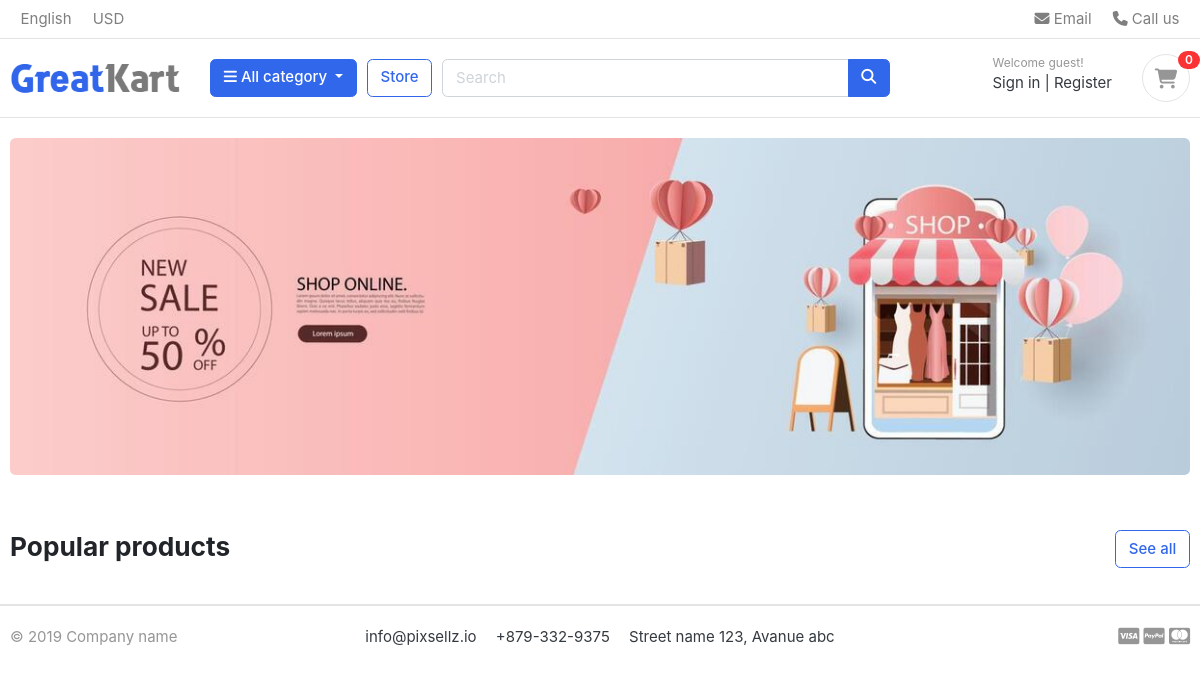
The app's page /, older data.
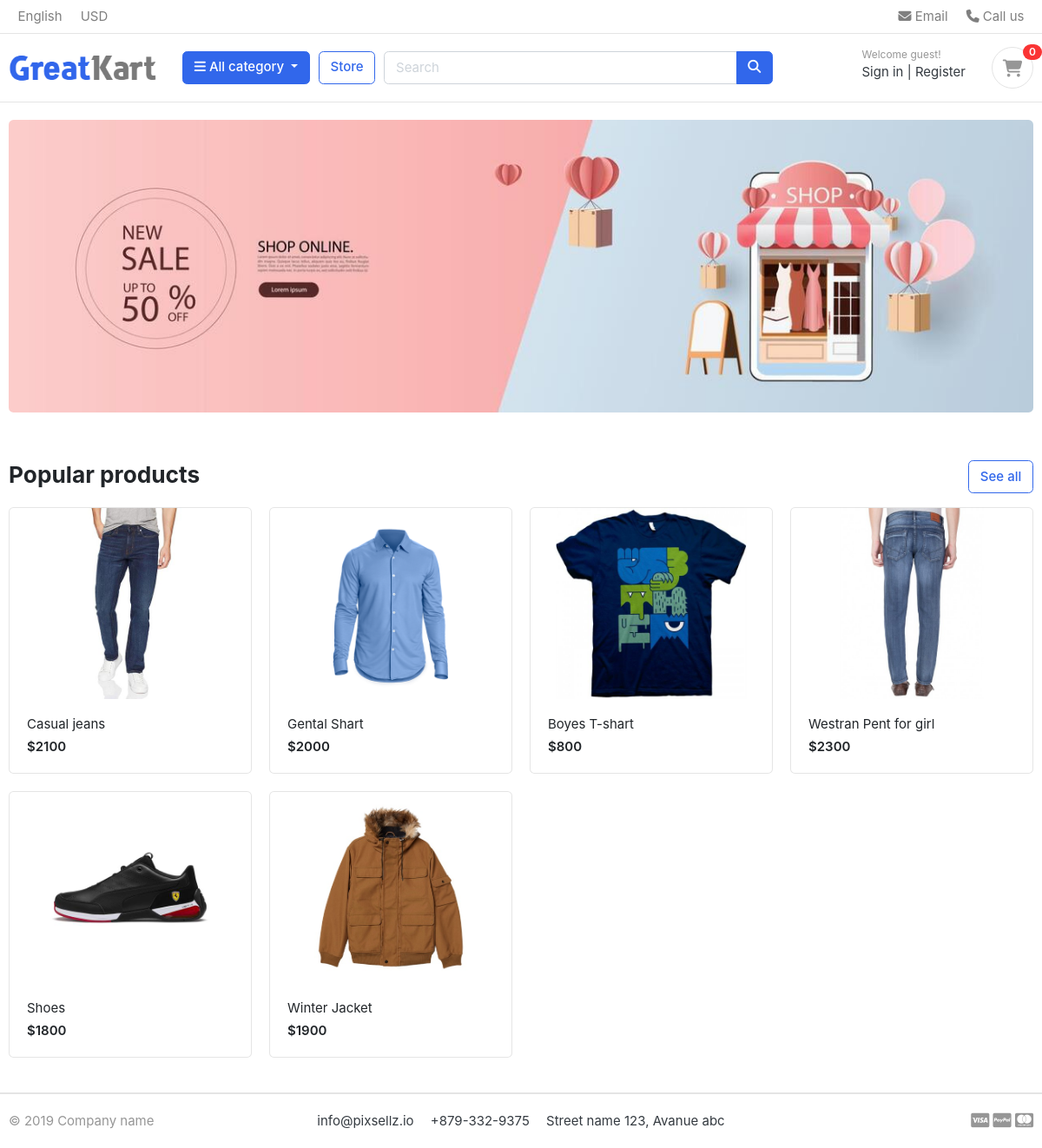
The same page, newer data.
### store/models.py (models this page shows, shortened)
class Product(models.Model):
    product_name=models.CharField(max_length=100,unique=True)
    slug=models.SlugField(max_length=200,unique=True)
    description =models.TextField()
    price=models.IntegerField()
    images=models.ImageField(upload_to='photos/products')
    stock =models.IntegerField()
    is_available =models.BooleanField(default=True)
    category=models.ForeignKey(Category,on_delete=models.CASCADE)
    created_date=models.DateTimeField(auto_now_add=True)
    modifited_date=models.DateTimeField(auto_now=True)
    def get_url(self):
        return reverse('product_detail',args=[self.category.slug , self.slug])

### users/views.py (the view)
# urls.py: 2. Add a URL to urlpatterns:  path('', views.home, name='home')
def home(request):
    products = Product.objects.filter(is_available=True)
    context = {
        'products': products,
    }
    return render(request, 'home.html', context)

### category/context_processore.py (called while the page is built)
def menu_links(request):
    links=Category.objects.all()
    return dict(links=links)

### category/models.py (called while the page is built)
    def get_url(self):
        return reverse('products_by',args=[self.slug])

### templates/home.html
{% extends "base.html" %}
{% load static %}
{% block content %}
<section class="section-intro padding-y-sm">
<div class="container">
<div class="intro-banner-wrap">
	<img src="{% static "images/banners/covers.jpg" %}" class="img-fluid rounded">
</div>
</div>
</section>
<section class="section-name padding-y-sm">
<div class="container">
<header class="section-heading">
	<a href="{% url 'store'%}" class="btn btn-outline-primary float-right">See all</a>
	<h3 class="section-title">Popular products</h3>
</header>
<div class="row">
	{% for product in products %}
	<div class="col-md-3">
		<div class="card card-product-grid">
			<a href="{{product.get_url}}" class="img-wrap"> <img src="{{product.images.url}}"> </a>
			<figcaption class="info-wrap">
				<a href="./product-detail.html" class="title">{{product.product_name}}</a>
				<div class="price mt-1">${{product.price}}</div>
			</figcaption>
		</div>
	</div>
	{% endfor%}
</div>
</div>
</section>
{% endblock %}

### templates/base.html (shortened to what this page needs)
<!DOCTYPE HTML>
<html lang="en">
    {% load static %}
<head>
<link href="{% static 'css/bootstrap.css' %}" rel="stylesheet" type="text/css"/>
<link href="{% static 'fonts/fontawesome/css/all.min.css' %}" type="text/css" rel="stylesheet">
<link href="{% static 'css/ui.css' %}" rel="stylesheet" type="text/css"/>
<link href="{% static 'css/responsive.css' %}" rel="stylesheet" media="only screen and (max-width: 1200px)" />
</head>
<body>
{% include 'includes/navber.html' %}
{% block content %}
{% endblock %}
{% include 'includes/footer.html'%}
</body>

### templates/includes/navber.html (shortened to what this page needs)
{% load static %}
   <header class="section-header">
<nav class="navbar p-md-0 navbar-expand-sm navbar-light border-bottom">
<div class="container">
  <div class="collapse navbar-collapse" id="navbarTop4">
    <ul class="navbar-nav mr-auto">
    	<li class="nav-item dropdown">
		 	<a href="#" class="nav-link">   English </a>
		</li>
		<li class="nav-item dropdown">
			<a href="#" class="nav-link"> USD </a>
		</li>
    </ul>
    <ul class="navbar-nav">
		<li><a href="#" class="nav-link"> <i class="fa fa-envelope"></i> Email </a></li>
		<li><a href="#" class="nav-link"> <i class="fa fa-phone"></i> Call us </a></li>
	</ul>
  </div>
</div>
</nav>
<section class="header-main border-bottom">
	<div class="container">
<div class="row align-items-center">
	<div class="col-lg-2 col-md-3 col-6">
		<a href="{%url 'home'%}" class="brand-wrap">
			<img class="logo" src="{% static "./images/logo.png" %}">
		</a>
	</div>
	<div class="col-lg col-sm col-md col-6 flex-grow-0">
		<div class="category-wrap dropdown d-inline-block float-right">
			<button type="button" class="btn btn-primary dropdown-toggle" data-toggle="dropdown">
				<i class="fa fa-bars"></i> All category
			</button>
		</div>
	</div>
	<a href="{% url 'store' %}" class="btn btn-outline-primary">Store</a>
	<div class="col-lg  col-md-6 col-sm-12 col">
		<form action="#" class="search">
			<div class="input-group w-100">
			    <input type="text" class="form-control" style="width:60%;" placeholder="Search">
			    <div class="input-group-append">
			      <button class="btn btn-primary" type="submit">
			        <i class="fa fa-search"></i>
			      </button>
			    </div>
		    </div>
		</form>
	</div>
	<div class="col-lg-3 col-sm-6 col-8 order-2 order-lg-3">
				<div class="d-flex justify-content-end mb-3 mb-lg-0">
					<div class="widget-header">
						<small class="title text-muted">Welcome guest!</small>
						<div>
							<a href="./signin.html">Sign in</a> <span class="dark-transp"> | </span>
							<a href="./register.html"> Register</a>
						</div>
					</div>
					<a href="./cart.html" class="widget-header pl-3 ml-3">
						<div class="icon icon-sm rounded-circle border"><i class="fa fa-shopping-cart"></i></div>
						<span class="badge badge-pill badge-danger notify">0</span>
					</a>
				</div>
			</div>
</div>
	</div>
</section>
</header>

### templates/includes/footer.html (shortened to what this page needs)
{% load static %}
<footer class="section-footer border-top">
	<div class="container">
		<section class="footer-bottom border-top row">
			<div class="col-md-2">
				<p class="text-muted"> &copy 2019 Company name </p>
			</div>
			<div class="col-md-8 text-md-center">
				<span  class="px-2">info@pixsellz.io</span>
				<span  class="px-2">+879-332-9375</span>
				<span  class="px-2">Street name 123, Avanue abc</span>
			</div>
			<div class="col-md-2 text-md-right text-muted">
			</div>
		</section>
	</div>
</footer>

### static/css/ui.css (style rules this page uses)
html { font-family: "Inter", sans-serif; font-size: 15px; }
.img-wrap { text-align: center; display: block; }
.img-wrap img { max-width: 100%; }
.icon-xs, .icon-sm, .icon-md, .icon-lg { display: inline-block; text-align: center; flex-shrink: 0; flex-grow: 0; }
.icon-sm { width: 48px; height: 48px; line-height: 48px !important; font-size: 20px; }
.padding-y-sm { padding-top: 20px; padding-bottom: 20px; }
.section-heading { margin-bottom: 20px; margin-top: 15px; }
.section-title { color: #212529; }
p:last-child { margin-bottom: 0; }
.header-main { position: relative; padding-top: 1rem; padding-bottom: 1rem; }
.brand-wrap .logo, .navbar-brand .logo { margin-right: 7px; max-height: 42px; display: inline-block; }
.widget-header { display: inline-block; vertical-align: middle; position: relative; }
.widget-header a { color: #343a40; }
.widget-header i { color: #969696; }
.widget-header .title { display: block; }
.widget-header .notify { position: absolute; top: -3px; right: -10px; }
.footer-bottom { padding-top: 20px; padding-bottom: 20px; }
[class*=card-product] a.title { color: #212529; display: block; }
[class*=card-product] .img-wrap { overflow: hidden; position: relative; }
[class*=card-product] .img-wrap img { height: 100%; max-width: 100%; width: auto; display: inline-block; -o-object-fit: cover; object-fit: cover; }
.card-product-grid { margin-bottom: 20px; }
.card-product-grid .img-wrap { border-radius: 0.2rem 0.2rem 0 0; height: 220px; }
.card-product-grid .info-wrap { overflow: hidden; padding: 18px 20px; }
.card .img-wrap { overflow: hidden; }
.notify { position: absolute; top: -4px; right: -10px; display: inline-block; padding: 0.25em 0.6em; font-size: 12px; line-height: 1; text-align: center; border-radius: 3rem; color: #fff; background-color: #fa3434; }
.price { font-weight: 600; color: #212529; }

Row changes from the older to the newer data that the page shows:
added Product: images (picture), product_name "Casual jeans", price "2100"
added Product: images (picture), product_name "Gental Shart", price "2000"
added Product: images (picture), product_name "Boyes T-shart", price "800"
added Product: images (picture), product_name "Westran Pent for girl", price "2300"
added Product: images (picture), product_name "Shoes", price "1800"
added Product: images (picture), product_name "Winter Jacket", price "1900"
